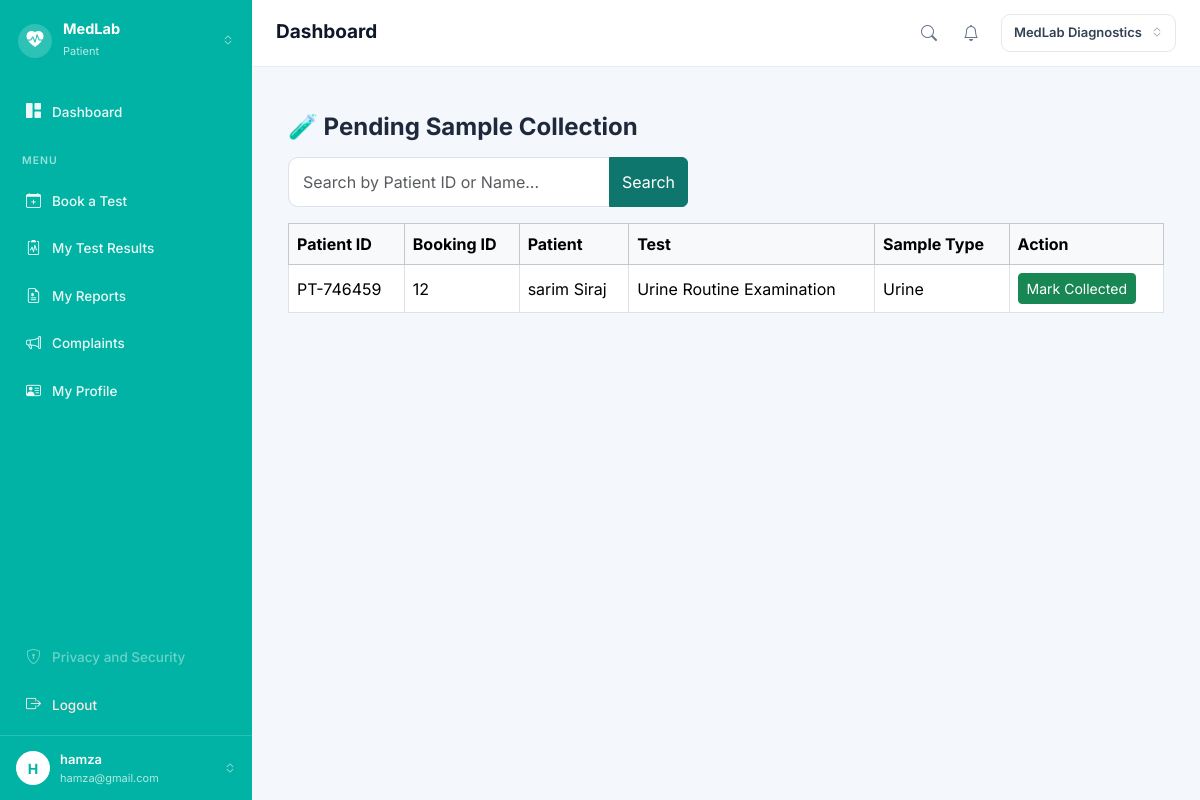
Screenshot of /medlab/samples/pending (signed in) with the database file from the repository.
### app/models/role.py (models this page shows, shortened)
class Role(db.Model):
    __tablename__ = "roles"
    id = db.Column(db.Integer, primary_key=True)
    name = db.Column(
        db.String(50),
        unique=True,
        nullable=False
    )
    users = db.relationship(
        "User",
        back_populates="role"
    )

### app/models/user.py (models this page shows, shortened)
class User(UserMixin, db.Model):
    __tablename__ = "users"
    id = db.Column(
        db.Integer,
        primary_key=True
    )
    name = db.Column(
        db.String(100),
        nullable=False
    )
    email = db.Column(
        db.String(120),
        unique=True,
        nullable=False,
        index=True
    )
    password_hash = db.Column(
        db.String(255),
        nullable=False
    )
    role_id = db.Column(
        db.Integer,
        db.ForeignKey("roles.id"),
        nullable=False
    )
    is_active = db.Column(
        db.Boolean,
        default=True,
        nullable=False
    )
    created_at = db.Column(
        db.DateTime,
        default=lambda: datetime.now(timezone.utc),
        nullable=False
    )
    role = db.relationship(
        "Role",
        back_populates="users"
    )

### app/models/booking.py (models this page shows, shortened)
class BookingItem(db.Model):
    __tablename__ = "booking_items"
    id = db.Column(db.Integer, primary_key=True)
    booking_id = db.Column(
        db.Integer,
        db.ForeignKey("bookings.id"),
        nullable=False
    )
    test_id = db.Column(
        db.Integer,
        db.ForeignKey("tests.id"),
        nullable=False
    )
    price = db.Column(db.Float, nullable=False)   # booking time ka price snapshot
    booking = db.relationship("Booking", back_populates="items")
    test = db.relationship("Test")

### app/models/patient.py (models this page shows, shortened)
class Patient(db.Model):
    __tablename__ = "patients"
    id = db.Column(db.Integer, primary_key=True)
    patient_code = db.Column(
        db.String(20),
        unique=True,
        nullable=False
    )
    user_id = db.Column(
        db.Integer,
        db.ForeignKey("users.id"),
        nullable=True
    )
    full_name = db.Column(db.String(100), nullable=False)
    dob = db.Column(db.Date, nullable=True)
    gender = db.Column(db.String(10), nullable=True)
    phone = db.Column(db.String(20), nullable=True)
    address = db.Column(db.String(255), nullable=True)
    user = db.relationship("User", backref="patient_profile")

### app/models/test.py (models this page shows, shortened)
class Test(db.Model):
    __tablename__ = "tests"
    id = db.Column(db.Integer, primary_key=True)
    category_id = db.Column(
        db.Integer,
        db.ForeignKey("test_categories.id"),
        nullable=False
    )
    name = db.Column(db.String(150), nullable=False)
    code = db.Column(db.String(20), unique=True, nullable=False)
    price = db.Column(db.Float, nullable=False)
    sample_type = db.Column(db.String(50), nullable=True)
    turnaround_hours = db.Column(db.Integer, nullable=True)
    category = db.relationship("TestCategory", back_populates="tests")

### app/medlab/routes.py (the view, shortened to what this page needs)
@medlab.route("/samples/pending")
@login_required
def pending_samples():
    search = request.args.get("search", "").strip()
    query = BookingItem.query.filter(~BookingItem.sample.has())
    pending_items = query.all()
    return render_template(
        "medlab/pending_samples.html",
        items=pending_items,
        search=search
    )

### app/auth/routes.py (called while the page is built)
@login_manager.user_loader
def load_user(user_id):
    return db.session.get(
        User,
        int(user_id)
    )

### app/templates/medlab/pending_samples.html (shortened to what this page needs)
{% extends "base.html" %}
{% block content %}
<div class="container mt-4">
    <h4 class="fw-bold mb-3">🧪 Pending Sample Collection</h4>
    <form method="GET" class="mb-3">
        <div class="input-group" style="max-width: 400px;">
            <input type="text" name="search" class="form-control"
                   placeholder="Search by Patient ID or Name..."
                   value="{{ search }}">
            <button class="btn btn-primary" type="submit">Search</button>
        </div>
    </form>
    <table class="table table-bordered align-middle">
        <thead class="table-light">
            <tr>
                <th>Patient ID</th>
                <th>Booking ID</th>
                <th>Patient</th>
                <th>Test</th>
                <th>Sample Type</th>
                <th>Action</th>
            </tr>
        </thead>
        <tbody>
            {% for item in items %}
            <tr>
                <td>{{ item.booking.patient.patient_code }}</td>
                <td>{{ item.booking_id }}</td>
                <td>{{ item.booking.patient.full_name }}</td>
                <td>{{ item.test.name }}</td>
                <td>{{ item.test.sample_type }}</td>
                <td>
                    <form method="POST" action="{{ url_for('medlab.collect_sample', item_id=item.id) }}">
                        <button type="submit" class="btn btn-sm btn-success">Mark Collected</button>
                    </form>
                </td>
            </tr>
            {% else %}
            <tr>
                <td colspan="6" class="text-center text-muted">No pending samples 🎉</td>
            </tr>
            {% endfor %}
        </tbody>
    </table>
</div>
{% endblock %}

### app/templates/base.html (shortened to what this page needs)
<!DOCTYPE html>
<html lang="en">
<head>
    <link href="https://cdn.jsdelivr.net/npm/bootstrap@5.3.3/dist/css/bootstrap.min.css" rel="stylesheet">
    <link rel="stylesheet" href="https://cdn.jsdelivr.net/npm/bootstrap-icons@1.11.3/font/bootstrap-icons.min.css">
</head>
<body>
    {% if current_user.is_authenticated %}
    <div class="shell">
        <aside class="side">
            <div class="side-brand">
                <span class="brand-dot"><i class="bi bi-heart-pulse-fill"></i></span>
                <span class="brand-txt">
                    <b>MedLab</b>
                    <small>{{ current_user.role.name }}</small>
                </span>
                <i class="bi bi-chevron-expand" style="opacity:.6;font-size:12px;"></i>
            </div>
            <nav class="side-nav">
                <a href="{{ url_for('auth.dashboard') }}"
                    class="nav-item {% if request.endpoint == 'auth.dashboard' %}active{% endif %}">
                    <i class="bi bi-grid-1x2-fill"></i> Dashboard
                </a>
                <div class="side-label">Menu</div>
                {% if current_user.role.name in ["Patient", "Receptionist", "Administrator"] %}
                <a href="{{ url_for('medlab.book_test') }}"
                    class="nav-item {% if request.endpoint == 'medlab.book_test' %}active{% endif %}">
                    <i class="bi bi-calendar-plus"></i> Book a Test
                </a>
                {% endif %}
                {% if current_user.role.name == "Patient" %}
                <a href="{{ url_for('medlab.my_bookings') }}"
                    class="nav-item {% if request.endpoint == 'medlab.my_bookings' %}active{% endif %}">
                    <i class="bi bi-clipboard2-pulse"></i> My Test Results
                </a>
                <a href="{{ url_for('medlab.my_reports') }}"
                    class="nav-item {% if request.endpoint == 'medlab.my_reports' %}active{% endif %}">
                    <i class="bi bi-file-earmark-medical"></i> My Reports
                </a>
                <a href="{{ url_for('medlab.new_complaint') }}" class="nav-item">
                    <i class="bi bi-megaphone"></i> Complaints
                </a>
                {% endif %}
                <a href="{{ url_for('auth.profile') }}"
                    class="nav-item {% if request.endpoint == 'auth.profile' %}active{% endif %}">
                    <i class="bi bi-person-vcard"></i> My Profile
                </a>
                <div style="flex:1"></div>
                <a href="#" class="nav-item off"><i class="bi bi-shield-lock"></i> Privacy and Security</a>
                <a href="{{ url_for('auth.logout') }}" class="nav-item" style="color:#ffe4e6;">
                    <i class="bi bi-box-arrow-right"></i> Logout
                </a>
            </nav>
            <a href="{{ url_for('auth.profile') }}" class="side-user">
                <span class="avatar">{{ (current_user.name or "?")[0] | upper }}</span>
                <span class="u-txt">
                    <b>{{ current_user.name }}</b>
                    <small>{{ current_user.email }}</small>
                </span>
                <i class="bi bi-chevron-expand" style="opacity:.6;font-size:12px;"></i>
            </a>
        </aside>
        <div class="main">
            <header class="topbar">
                <div style="display:flex;align-items:center;gap:10px;">
                    <h1 class="page-title">{% block page_title %}Dashboard{% endblock %}</h1>
                </div>
                <div class="top-right">
                    {% if current_user.role.name in ["Patient", "Receptionist", "Administrator"] %}
                    <a href="{{ url_for('medlab.book_test') }}" class="ico-btn" title="Search tests">
                        <i class="bi bi-search"></i>
                    </a>
                    {% endif %}
                    <a href="{{ url_for('auth.dashboard') }}" class="ico-btn" title="Notifications">
                        <i class="bi bi-bell"></i>
                    </a>
                    <span class="lab-pill">MedLab Diagnostics <i class="bi bi-chevron-expand"></i></span>
                </div>
            </header>
            <div class="page">
                {% block content %}{% endblock %}
            </div>
        </div>
    </div>
    {% endif %}
</body>
</html>

### app/templates/base.html (style rules this page uses)
:root { --teal: #00b3a4; --orange: #f5a623; --page: #f4f7fb; }
* { font-family: 'Inter', sans-serif; }
body { margin: 0; background: var(--page); color: #1e293b; }
a { text-decoration: none; }
.shell { display: flex; min-height: 100vh; }
.side { width: 252px; flex-shrink: 0; background: var(--teal); display: flex; flex-direction: column; color: #fff; position: sticky; top: 0; height: 100vh; }
.side-brand { display: flex; align-items: center; gap: 11px; padding: 20px 18px; }
.brand-dot { width: 34px; height: 34px; border-radius: 50%; background: rgba(255, 255, 255, .18); display: flex; align-items: center; justify-content: center; font-size: 17px; }
.brand-txt { flex: 1; min-width: 0; }
.brand-txt b { display: block; font-size: 14.5px; font-weight: 700; line-height: 1.2; }
.brand-txt small { font-size: 11px; color: rgba(255, 255, 255, .72); }
.side-nav { padding: 8px 12px; display: flex; flex-direction: column; gap: 3px; flex: 1; }
.side-label { font-size: 10.5px; letter-spacing: 1px; text-transform: uppercase; color: rgba(255, 255, 255, .6); padding: 16px 10px 7px; font-weight: 600; }
.nav-item { display: flex; align-items: center; gap: 11px; padding: 11px 14px; border-radius: 9px; color: rgba(255, 255, 255, .92); font-size: 13.5px; font-weight: 500; }
.nav-item i { font-size: 15px; }
.nav-item.off { opacity: .45; pointer-events: none; }
.side-user { display: flex; align-items: center; gap: 10px; padding: 14px 16px; border-top: 1px solid rgba(255, 255, 255, .16); color: #fff; }
.avatar { width: 34px; height: 34px; border-radius: 50%; background: #fff; color: var(--teal); display: flex; align-items: center; justify-content: center; font-weight: 700; font-size: 14px; flex-shrink: 0; }
.side-user .u-txt { flex: 1; min-width: 0; }
.side-user .u-txt b { display: block; font-size: 13px; font-weight: 600; }
.side-user .u-txt small { display: block; font-size: 11px; color: rgba(255, 255, 255, .7); white-space: nowrap; overflow: hidden; text-overflow: ellipsis; }
.main { flex: 1; min-width: 0; display: flex; flex-direction: column; }
.topbar { background: #fff; display: flex; align-items: center; justify-content: space-between; gap: 14px; padding: 14px 24px; border-bottom: 1px solid #e9eef4; }
.page-title { font-size: 19px; font-weight: 700; color: #0f172a; margin: 0; }
.top-right { display: flex; align-items: center; gap: 6px; }
.ico-btn { width: 36px; height: 36px; border-radius: 9px; border: none; background: transparent; color: #64748b; font-size: 16px; position: relative; display: flex; align-items: center; justify-content: center; }
.lab-pill { display: flex; align-items: center; gap: 9px; border: 1px solid #e2e8f0; border-radius: 9px; padding: 8px 12px; font-size: 13px; font-weight: 600; color: #334155; margin-left: 6px; }
.lab-pill i { color: #94a3b8; font-size: 12px; }
.page { padding: 22px 24px 40px; }
.btn-primary { background: #0f766e; border-color: #0f766e; }
.form-control { border: 1px solid #dbe2ea; border-radius: 10px; padding: 12px 14px; }

### rows the page displays
Role: role.name "Patient"
User: name "H", name "hamza", email "hamza@gmail.com"
BookingItem: booking.patient.patient_code "PT-746459", booking_id "12", booking.patient.full_name "sarim Siraj", test.name "Urine Routine Examination", test.sample_type "Urine"
